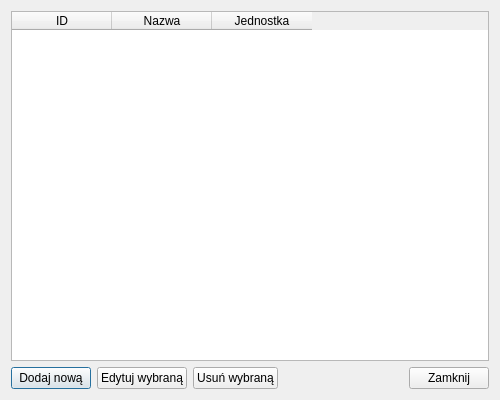
<?xml version="1.0" encoding="UTF-8"?>
<ui version="4.0">
 <class>CategoriesDialog</class>
 <widget class="QDialog" name="CategoriesDialog">
  <property name="geometry">
   <rect>
    <x>0</x>
    <y>0</y>
    <width>500</width>
    <height>400</height>
   </rect>
  </property>
  <property name="windowTitle">
   <string>Zarządzanie Kategoriami</string>
  </property>
  <layout class="QVBoxLayout" name="verticalLayout">
   <item>
    <widget class="QTableWidget" name="tabela">
     <property name="selectionMode">
      <enum>QAbstractItemView::SingleSelection</enum>
     </property>
     <property name="selectionBehavior">
      <enum>QAbstractItemView::SelectRows</enum>
     </property>
     <property name="editTriggers">
      <set>QAbstractItemView::NoEditTriggers</set>
     </property>
     <column>
      <property name="text">
       <string>ID</string>
      </property>
     </column>
     <column>
      <property name="text">
       <string>Nazwa</string>
      </property>
     </column>
     <column>
      <property name="text">
       <string>Jednostka</string>
      </property>
     </column>
    </widget>
   </item>
   <item>
    <layout class="QHBoxLayout" name="horizontalLayout">
     <item>
      <widget class="QPushButton" name="btnDodaj">
       <property name="text">
        <string>Dodaj nową</string>
       </property>
      </widget>
     </item>
     <item>
      <widget class="QPushButton" name="btnEdytuj">
       <property name="text">
        <string>Edytuj wybraną</string>
       </property>
      </widget>
     </item>
     <item>
      <widget class="QPushButton" name="btnUsun">
       <property name="text">
        <string>Usuń wybraną</string>
       </property>
      </widget>
     </item>
     <item>
      <spacer name="horizontalSpacer">
       <property name="orientation">
        <enum>Qt::Orientation::Horizontal</enum>
       </property>
       <property name="sizeHint" stdset="0">
        <size>
         <width>40</width>
         <height>20</height>
        </size>
       </property>
      </spacer>
     </item>
     <item>
      <widget class="QPushButton" name="btnZamknij">
       <property name="text">
        <string>Zamknij</string>
       </property>
      </widget>
     </item>
    </layout>
   </item>
  </layout>
 </widget>
 <resources/>
 <connections>
 </connections>
</ui>
